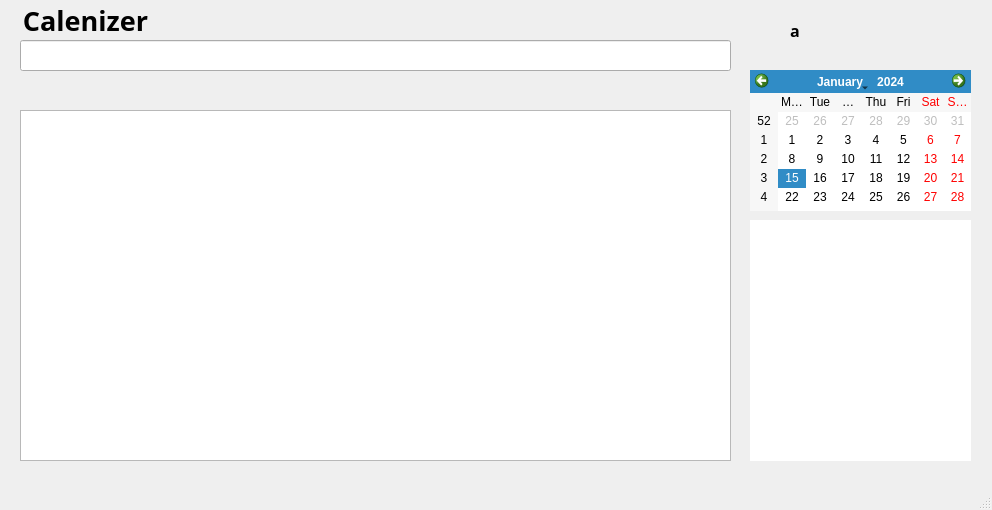
<?xml version="1.0" encoding="UTF-8"?>
<ui version="4.0">
 <class>CalenizerGUIClass</class>
 <widget class="QMainWindow" name="CalenizerGUIClass">
  <property name="geometry">
   <rect>
    <x>0</x>
    <y>0</y>
    <width>992</width>
    <height>510</height>
   </rect>
  </property>
  <property name="windowTitle">
   <string>CalenizerGUI</string>
  </property>
  <widget class="QWidget" name="centralWidget">
   <widget class="QLabel" name="label">
    <property name="geometry">
     <rect>
      <x>790</x>
      <y>0</y>
      <width>151</width>
      <height>61</height>
     </rect>
    </property>
    <property name="font">
     <font>
      <family>Malgun Gothic</family>
      <pointsize>12</pointsize>
      <weight>75</weight>
      <bold>true</bold>
     </font>
    </property>
    <property name="layoutDirection">
     <enum>Qt::RightToLeft</enum>
    </property>
    <property name="text">
     <string>a</string>
    </property>
   </widget>
   <widget class="QLineEdit" name="lineEdit">
    <property name="geometry">
     <rect>
      <x>20</x>
      <y>40</y>
      <width>711</width>
      <height>31</height>
     </rect>
    </property>
    <property name="font">
     <font>
      <family>Malgun Gothic</family>
     </font>
    </property>
   </widget>
   <widget class="QTextEdit" name="textEdit">
    <property name="geometry">
     <rect>
      <x>750</x>
      <y>220</y>
      <width>221</width>
      <height>241</height>
     </rect>
    </property>
    <property name="font">
     <font>
      <family>Malgun Gothic</family>
     </font>
    </property>
    <property name="focusPolicy">
     <enum>Qt::NoFocus</enum>
    </property>
    <property name="contextMenuPolicy">
     <enum>Qt::NoContextMenu</enum>
    </property>
    <property name="inputMethodHints">
     <set>Qt::ImhNone</set>
    </property>
    <property name="frameShape">
     <enum>QFrame::NoFrame</enum>
    </property>
    <property name="frameShadow">
     <enum>QFrame::Plain</enum>
    </property>
    <property name="verticalScrollBarPolicy">
     <enum>Qt::ScrollBarAsNeeded</enum>
    </property>
    <property name="horizontalScrollBarPolicy">
     <enum>Qt::ScrollBarAlwaysOff</enum>
    </property>
    <property name="readOnly">
     <bool>true</bool>
    </property>
    <property name="textInteractionFlags">
     <set>Qt::NoTextInteraction</set>
    </property>
   </widget>
   <widget class="QLabel" name="label_2">
    <property name="geometry">
     <rect>
      <x>20</x>
      <y>0</y>
      <width>131</width>
      <height>41</height>
     </rect>
    </property>
    <property name="font">
     <font>
      <family>Malgun Gothic</family>
      <pointsize>10</pointsize>
     </font>
    </property>
    <property name="text">
     <string>&lt;html&gt;&lt;head/&gt;&lt;body&gt;&lt;p align=&quot;center&quot;&gt;&lt;span style=&quot; font-size:20pt; font-weight:600; color:#000000;&quot;&gt;Calenizer&lt;/span&gt;&lt;/p&gt;&lt;/body&gt;&lt;/html&gt;</string>
    </property>
   </widget>
   <widget class="QTableWidget" name="tableWidget">
    <property name="geometry">
     <rect>
      <x>20</x>
      <y>110</y>
      <width>711</width>
      <height>351</height>
     </rect>
    </property>
    <property name="font">
     <font>
      <family>Malgun Gothic</family>
      <pointsize>10</pointsize>
      <weight>50</weight>
      <bold>false</bold>
     </font>
    </property>
    <property name="focusPolicy">
     <enum>Qt::NoFocus</enum>
    </property>
    <property name="toolTip">
     <string/>
    </property>
    <property name="statusTip">
     <string/>
    </property>
    <property name="frameShape">
     <enum>QFrame::StyledPanel</enum>
    </property>
    <property name="frameShadow">
     <enum>QFrame::Raised</enum>
    </property>
    <property name="lineWidth">
     <number>5</number>
    </property>
    <property name="midLineWidth">
     <number>3</number>
    </property>
    <property name="horizontalScrollBarPolicy">
     <enum>Qt::ScrollBarAlwaysOff</enum>
    </property>
    <property name="editTriggers">
     <set>QAbstractItemView::NoEditTriggers</set>
    </property>
    <property name="tabKeyNavigation">
     <bool>false</bool>
    </property>
    <property name="showDropIndicator" stdset="0">
     <bool>false</bool>
    </property>
    <property name="dragDropOverwriteMode">
     <bool>false</bool>
    </property>
    <property name="selectionMode">
     <enum>QAbstractItemView::NoSelection</enum>
    </property>
    <property name="textElideMode">
     <enum>Qt::ElideNone</enum>
    </property>
    <property name="sortingEnabled">
     <bool>false</bool>
    </property>
    <property name="cornerButtonEnabled">
     <bool>false</bool>
    </property>
    <property name="rowCount">
     <number>0</number>
    </property>
    <property name="columnCount">
     <number>0</number>
    </property>
    <attribute name="verticalHeaderShowSortIndicator" stdset="0">
     <bool>true</bool>
    </attribute>
   </widget>
   <widget class="QCalendarWidget" name="calendarWidget">
    <property name="geometry">
     <rect>
      <x>750</x>
      <y>70</y>
      <width>221</width>
      <height>141</height>
     </rect>
    </property>
    <property name="autoFillBackground">
     <bool>true</bool>
    </property>
   </widget>
   <widget class="QWidget" name="">
    <property name="geometry">
     <rect>
      <x>25</x>
      <y>80</y>
      <width>708</width>
      <height>19</height>
     </rect>
    </property>
    <layout class="QHBoxLayout" name="horizontalLayout">
     <property name="spacing">
      <number>30</number>
     </property>
     <item>
      <widget class="QLabel" name="label_3">
       <property name="font">
        <font>
         <family>Malgun Gothic</family>
         <weight>50</weight>
         <bold>false</bold>
        </font>
       </property>
       <property name="text">
        <string>&lt;html&gt;&lt;head/&gt;&lt;body&gt;&lt;p&gt;&lt;span style=&quot; font-size:10pt;&quot;&gt;[&lt;/span&gt;&lt;span style=&quot; font-size:10pt; color:#ff0000;&quot;&gt;a&lt;/span&gt;&lt;span style=&quot; font-size:10pt;&quot;&gt;]dd&lt;/span&gt;&lt;/p&gt;&lt;/body&gt;&lt;/html&gt;</string>
       </property>
      </widget>
     </item>
     <item>
      <widget class="QLabel" name="label_8">
       <property name="text">
        <string>&lt;html&gt;&lt;head/&gt;&lt;body&gt;&lt;p&gt;&lt;span style=&quot; font-size:10pt;&quot;&gt;[&lt;/span&gt;&lt;span style=&quot; font-size:10pt; color:#ff0000;&quot;&gt;c&lt;/span&gt;&lt;span style=&quot; font-size:10pt;&quot;&gt;]omplete&lt;/span&gt;&lt;/p&gt;&lt;/body&gt;&lt;/html&gt;</string>
       </property>
      </widget>
     </item>
     <item>
      <widget class="QLabel" name="label_7">
       <property name="font">
        <font>
         <family>Malgun Gothic</family>
         <pointsize>8</pointsize>
        </font>
       </property>
       <property name="text">
        <string>&lt;html&gt;&lt;head/&gt;&lt;body&gt;&lt;p&gt;&lt;span style=&quot; font-size:10pt;&quot;&gt;[&lt;/span&gt;&lt;span style=&quot; font-size:10pt; color:#ff0000;&quot;&gt;d&lt;/span&gt;&lt;span style=&quot; font-size:10pt;&quot;&gt;]elete&lt;/span&gt;&lt;/p&gt;&lt;/body&gt;&lt;/html&gt;</string>
       </property>
      </widget>
     </item>
     <item>
      <widget class="QLabel" name="label_9">
       <property name="text">
        <string>&lt;html&gt;&lt;head/&gt;&lt;body&gt;&lt;p&gt;&lt;span style=&quot; font-size:10pt;&quot;&gt;[&lt;/span&gt;&lt;span style=&quot; font-size:10pt; color:#ff0000;&quot;&gt;e&lt;/span&gt;&lt;span style=&quot; font-size:10pt;&quot;&gt;]dit&lt;/span&gt;&lt;/p&gt;&lt;/body&gt;&lt;/html&gt;</string>
       </property>
      </widget>
     </item>
     <item>
      <widget class="QLabel" name="label_6">
       <property name="font">
        <font>
         <family>Malgun Gothic</family>
        </font>
       </property>
       <property name="text">
        <string>&lt;html&gt;&lt;head/&gt;&lt;body&gt;&lt;p&gt;&lt;span style=&quot; font-size:10pt;&quot;&gt;[&lt;/span&gt;&lt;span style=&quot; font-size:10pt; color:#ff0000;&quot;&gt;i&lt;/span&gt;&lt;span style=&quot; font-size:10pt;&quot;&gt;]ncomplete&lt;/span&gt;&lt;/p&gt;&lt;/body&gt;&lt;/html&gt;</string>
       </property>
      </widget>
     </item>
     <item>
      <widget class="QLabel" name="label_10">
       <property name="text">
        <string>&lt;html&gt;&lt;head/&gt;&lt;body&gt;&lt;p&gt;&lt;span style=&quot; font-size:10pt;&quot;&gt;[&lt;/span&gt;&lt;span style=&quot; font-size:10pt; color:#ff0000;&quot;&gt;r&lt;/span&gt;&lt;span style=&quot; font-size:10pt;&quot;&gt;]edo&lt;/span&gt;&lt;/p&gt;&lt;/body&gt;&lt;/html&gt;</string>
       </property>
      </widget>
     </item>
     <item>
      <widget class="QLabel" name="label_5">
       <property name="font">
        <font>
         <family>Malgun Gothic</family>
        </font>
       </property>
       <property name="text">
        <string>&lt;html&gt;&lt;head/&gt;&lt;body&gt;&lt;p&gt;&lt;span style=&quot; font-size:10pt;&quot;&gt;[&lt;/span&gt;&lt;span style=&quot; font-size:10pt; color:#ff0000;&quot;&gt;s&lt;/span&gt;&lt;span style=&quot; font-size:10pt;&quot;&gt;]earch&lt;/span&gt;&lt;/p&gt;&lt;/body&gt;&lt;/html&gt;</string>
       </property>
      </widget>
     </item>
     <item>
      <widget class="QLabel" name="label_11">
       <property name="text">
        <string>&lt;html&gt;&lt;head/&gt;&lt;body&gt;&lt;p&gt;&lt;span style=&quot; font-size:10pt;&quot;&gt;[&lt;/span&gt;&lt;span style=&quot; font-size:10pt; color:#ff0000;&quot;&gt;u&lt;/span&gt;&lt;span style=&quot; font-size:10pt;&quot;&gt;]ndo&lt;/span&gt;&lt;/p&gt;&lt;/body&gt;&lt;/html&gt;</string>
       </property>
      </widget>
     </item>
     <item>
      <widget class="QLabel" name="label_4">
       <property name="font">
        <font>
         <family>Malgun Gothic</family>
        </font>
       </property>
       <property name="text">
        <string>&lt;html&gt;&lt;head/&gt;&lt;body&gt;&lt;p&gt;&lt;span style=&quot; font-size:10pt;&quot;&gt;[&lt;/span&gt;&lt;span style=&quot; font-size:10pt; color:#ff0000;&quot;&gt;v&lt;/span&gt;&lt;span style=&quot; font-size:10pt;&quot;&gt;]iew&lt;/span&gt;&lt;/p&gt;&lt;/body&gt;&lt;/html&gt;</string>
       </property>
      </widget>
     </item>
     <item>
      <widget class="QLabel" name="label_12">
       <property name="text">
        <string>&lt;html&gt;&lt;head/&gt;&lt;body&gt;&lt;p&gt;&lt;span style=&quot; font-size:10pt;&quot;&gt;[&lt;/span&gt;&lt;span style=&quot; font-size:10pt; color:#ff0000;&quot;&gt;q&lt;/span&gt;&lt;span style=&quot; font-size:10pt;&quot;&gt;]uit&lt;/span&gt;&lt;/p&gt;&lt;/body&gt;&lt;/html&gt;</string>
       </property>
      </widget>
     </item>
    </layout>
   </widget>
  </widget>
  <widget class="QStatusBar" name="statusBar"/>
  <widget class="QMenuBar" name="menuBar">
   <property name="geometry">
    <rect>
     <x>0</x>
     <y>0</y>
     <width>992</width>
     <height>21</height>
    </rect>
   </property>
  </widget>
 </widget>
 <layoutdefault spacing="6" margin="11"/>
 <tabstops>
  <tabstop>tableWidget</tabstop>
  <tabstop>lineEdit</tabstop>
 </tabstops>
 <resources>
  <include location="calenizergui.qrc"/>
 </resources>
 <connections>
  <connection>
   <sender>lineEdit</sender>
   <signal>returnPressed()</signal>
   <receiver>textEdit</receiver>
   <slot>copy()</slot>
   <hints>
    <hint type="sourcelabel">
     <x>286</x>
     <y>91</y>
    </hint>
    <hint type="destinationlabel">
     <x>318</x>
     <y>364</y>
    </hint>
   </hints>
  </connection>
  <connection>
   <sender>lineEdit</sender>
   <signal>returnPressed()</signal>
   <receiver>tableWidget</receiver>
   <slot>doItemsLayout()</slot>
   <hints>
    <hint type="sourcelabel">
     <x>370</x>
     <y>82</y>
    </hint>
    <hint type="destinationlabel">
     <x>373</x>
     <y>120</y>
    </hint>
   </hints>
  </connection>
 </connections>
</ui>
